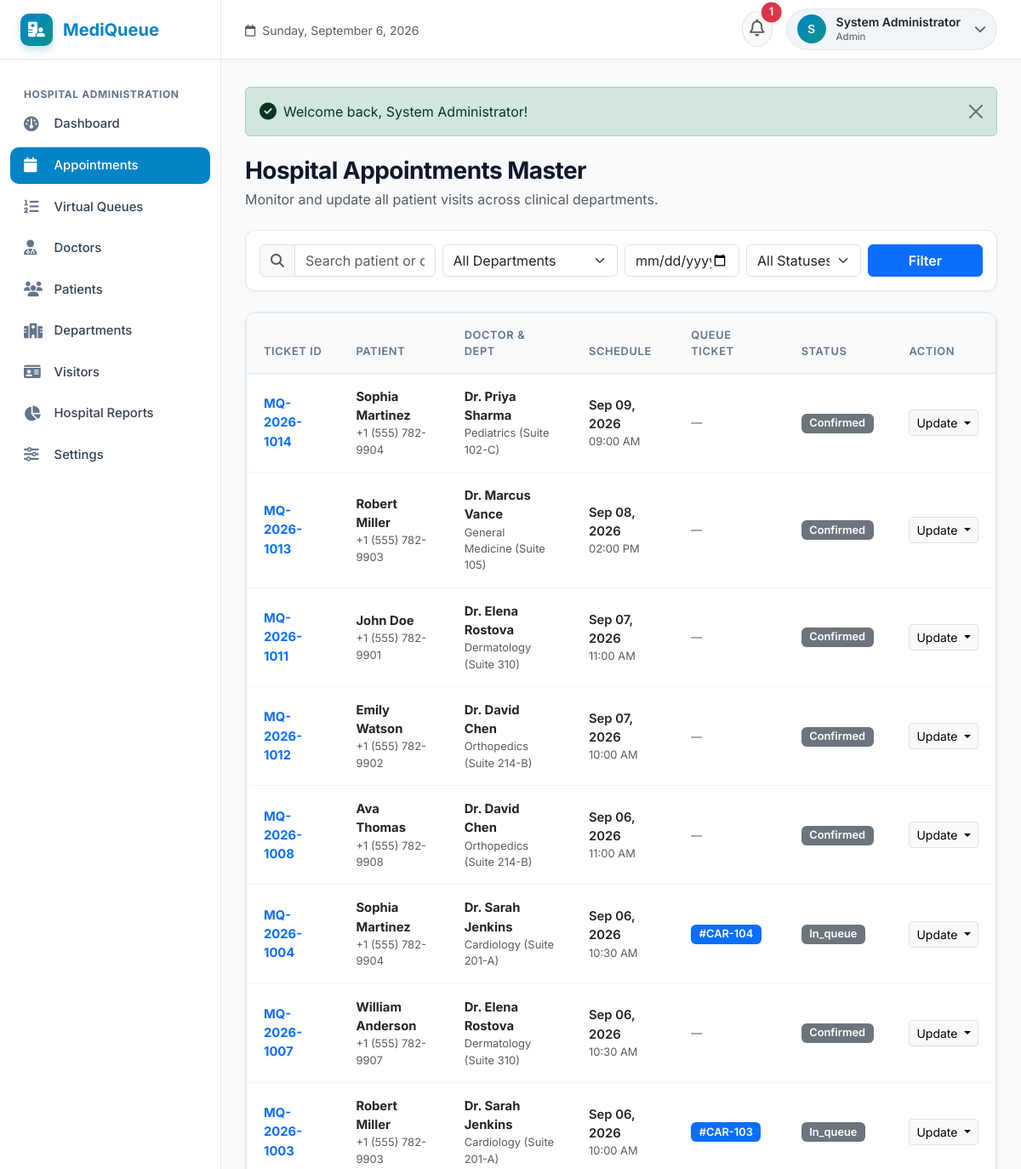
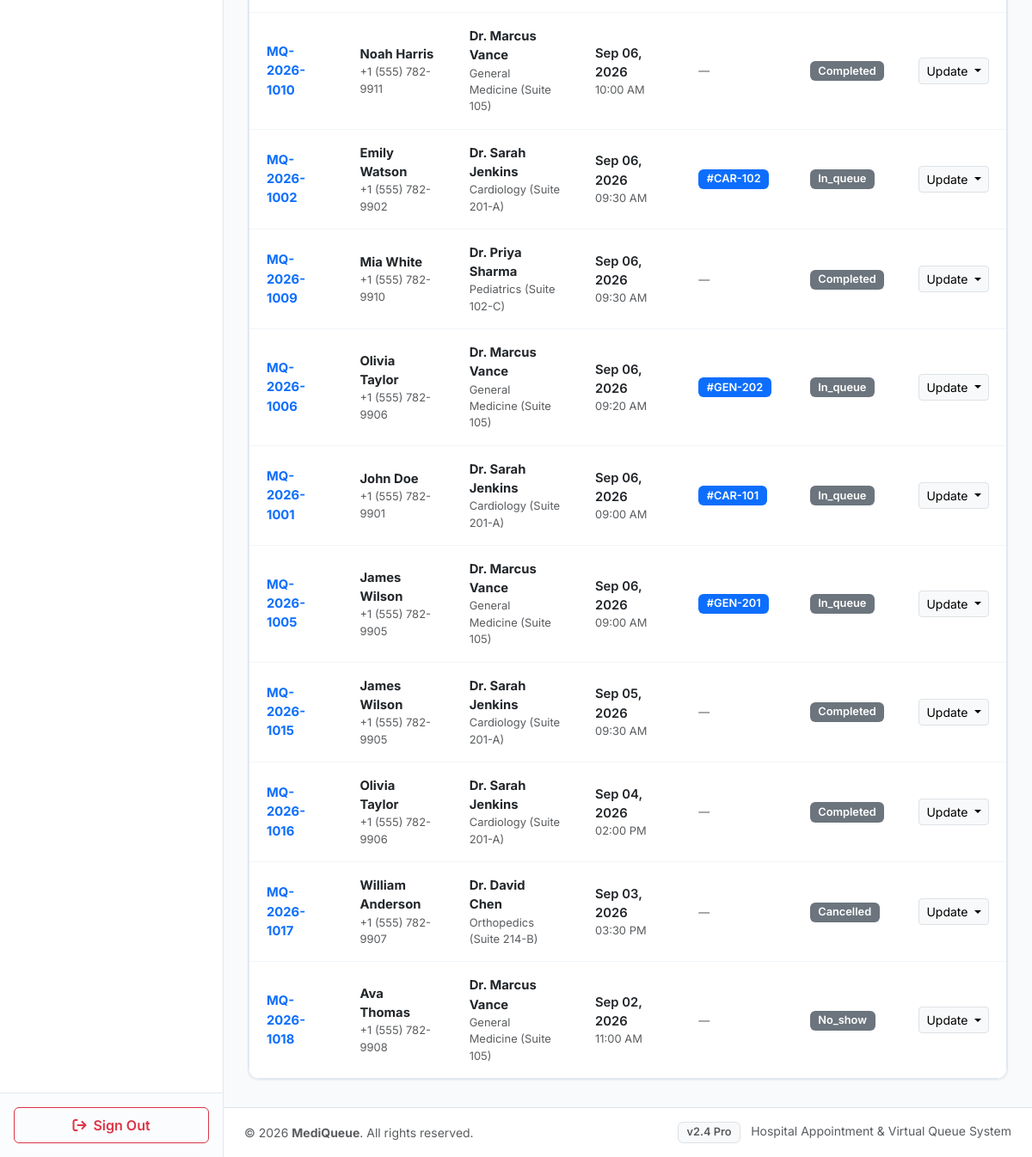
The page /admin/appointments.php (signed in) on the database its author committed (2 pictures, top to bottom).
### tables this page shows
CREATE TABLE `appointments` (
  `id` INT AUTO_INCREMENT PRIMARY KEY,
  `patient_id` INT NOT NULL,
  `doctor_id` INT NOT NULL,
  `appointment_date` DATE NOT NULL,
  `appointment_time` TIME NOT NULL,
  `appointment_number` VARCHAR(50) NOT NULL UNIQUE,
  `status` ENUM('pending', 'confirmed', 'in_queue', 'completed', 'cancelled', 'no_show') DEFAULT 'confirmed',
  `reason` TEXT NULL,
  `created_at` TIMESTAMP DEFAULT CURRENT_TIMESTAMP,
  CONSTRAINT `fk_appoint_patient` FOREIGN KEY (`patient_id`) REFERENCES `patients` (`id`) ON DELETE CASCADE,
  CONSTRAINT `fk_appoint_doctor` FOREIGN KEY (`doctor_id`) REFERENCES `doctors` (`id`) ON DELETE CASCADE,
  INDEX `idx_doc_date_time` (`doctor_id`, `appointment_date`, `appointment_time`)
);

CREATE TABLE `users` (
  `id` INT AUTO_INCREMENT PRIMARY KEY,
  `name` VARCHAR(150) NOT NULL,
  `email` VARCHAR(150) NOT NULL UNIQUE,
  `password` VARCHAR(255) NOT NULL,
  `role` ENUM('patient', 'doctor', 'admin') NOT NULL DEFAULT 'patient',
  `phone` VARCHAR(30) NULL,
  `status` ENUM('active', 'inactive') NOT NULL DEFAULT 'active',
  `avatar` VARCHAR(255) NULL,
  `created_at` TIMESTAMP DEFAULT CURRENT_TIMESTAMP
);

CREATE TABLE `departments` (
  `id` INT AUTO_INCREMENT PRIMARY KEY,
  `department_name` VARCHAR(100) NOT NULL,
  `description` TEXT NULL,
  `icon` VARCHAR(50) DEFAULT 'fa-stethoscope',
  `created_at` TIMESTAMP DEFAULT CURRENT_TIMESTAMP
);

CREATE TABLE `doctors` (
  `id` INT AUTO_INCREMENT PRIMARY KEY,
  `user_id` INT NOT NULL,
  `department_id` INT NOT NULL,
  `specialization` VARCHAR(150) NOT NULL,
  `qualification` VARCHAR(150) NOT NULL,
  `experience_years` INT DEFAULT 5,
  `room_number` VARCHAR(50) DEFAULT 'Room 101',
  `consultation_fee` DECIMAL(10,2) DEFAULT 50.00,
  `status` ENUM('active', 'inactive') DEFAULT 'active',
  `created_at` TIMESTAMP DEFAULT CURRENT_TIMESTAMP,
  CONSTRAINT `fk_doctors_user` FOREIGN KEY (`user_id`) REFERENCES `users` (`id`) ON DELETE CASCADE,
  CONSTRAINT `fk_doctors_dept` FOREIGN KEY (`department_id`) REFERENCES `departments` (`id`) ON DELETE RESTRICT
);

CREATE TABLE `queues` (
  `id` INT AUTO_INCREMENT PRIMARY KEY,
  `appointment_id` INT NOT NULL,
  `patient_id` INT NOT NULL,
  `doctor_id` INT NOT NULL,
  `queue_number` VARCHAR(50) NOT NULL,
  `queue_position` INT NOT NULL DEFAULT 1,
  `estimated_waiting_time` INT NOT NULL DEFAULT 15,
  `status` ENUM('waiting', 'called', 'in_consultation', 'completed', 'cancelled', 'no_show') DEFAULT 'waiting',
  `joined_at` TIMESTAMP DEFAULT CURRENT_TIMESTAMP,
  `called_at` TIMESTAMP NULL DEFAULT NULL,
  `completed_at` TIMESTAMP NULL DEFAULT NULL,
  CONSTRAINT `fk_queue_appointment` FOREIGN KEY (`appointment_id`) REFERENCES `appointments` (`id`) ON DELETE CASCADE,
  CONSTRAINT `fk_queue_patient` FOREIGN KEY (`patient_id`) REFERENCES `patients` (`id`) ON DELETE CASCADE,
  CONSTRAINT `fk_queue_doctor` FOREIGN KEY (`doctor_id`) REFERENCES `doctors` (`id`) ON DELETE CASCADE,
  INDEX `idx_queue_doc_status` (`doctor_id`, `status`)
);

### admin/appointments.php (the view, shortened to what this page needs)
<?php
require_once __DIR__ . '/../includes/functions.php';
$conn = get_db_connection();
$search = trim($_GET['search'] ?? '');
$dateFilter = trim($_GET['date'] ?? '');
$query = "
    SELECT a.*, p.gender, p.blood_group,
           u.name as patient_name, u.phone as patient_phone,
           doc_u.name as doctor_name, dept.department_name, d.room_number,
           q.queue_number, q.status as queue_status
    FROM appointments a
    JOIN patients p ON a.patient_id = p.id
    JOIN users u ON p.user_id = u.id
    JOIN doctors d ON a.doctor_id = d.id
    JOIN users doc_u ON d.user_id = doc_u.id
    JOIN departments dept ON d.department_id = dept.id
    LEFT JOIN queues q ON a.id = q.appointment_id
    WHERE 1=1
";
$params = [];
$query .= " ORDER BY a.appointment_date DESC, a.appointment_time DESC";
$stmt = $conn->prepare($query);
$stmt->execute($params);
$appointments = $stmt->fetchAll();
include __DIR__ . '/../includes/header.php';
?>
<div class="d-flex flex-column flex-md-row justify-content-between align-items-md-center mb-4 gap-3">
    <div>
        <h3 class="fw-bold mb-1">Hospital Appointments Master</h3>
        <p class="text-muted mb-0">Monitor and update all patient visits across clinical departments.</p>
    </div>
</div>
<div class="mq-card p-3 mb-4 bg-white">
    <form action="<?= BASE_URL ?>/admin/appointments.php" method="GET" class="row g-2 align-items-center">
        <div class="col-md-3">
            <div class="input-group">
                <span class="input-group-text bg-light text-muted"><i class="fa-solid fa-magnifying-glass"></i></span>
                <input type="text" name="search" class="form-control" placeholder="Search patient or doctor..." value="<?= htmlspecialchars($search) ?>">
            </div>
        </div>
        <div class="col-md-3">
            <select name="department_id" class="form-select">
                <option value="0">All Departments</option>
            </select>
        </div>
        <div class="col-md-2">
            <input type="date" name="date" class="form-control" value="<?= htmlspecialchars($dateFilter) ?>">
        </div>
        <div class="col-md-2">
            <select name="status" class="form-select">
                <option value="">All Statuses</option>
            </select>
        </div>
        <div class="col-md-2 d-flex gap-1">
            <button type="submit" class="btn btn-primary w-100 fw-semibold">Filter</button>
        </div>
    </form>
</div>
<div class="mq-card p-0 bg-white">
    <div class="mq-table-responsive">
        <table class="table mq-table align-middle">
            <thead>
                <tr>
                    <th>Ticket ID</th>
                    <th>Patient</th>
                    <th>Doctor & Dept</th>
                    <th>Schedule</th>
                    <th>Queue Ticket</th>
                    <th>Status</th>
                    <th>Action</th>
                </tr>
            </thead>
            <tbody>
                <?php if (empty($appointments)): ?>
                    <tr>
                        <td colspan="7" class="text-center py-5 text-muted small">No appointments matching filters.</td>
                    </tr>
                <?php else: ?>
                    <?php foreach ($appointments as $app): ?>
                        <tr>
                            <td>
                                <strong class="text-primary"><?= htmlspecialchars($app['appointment_number']) ?></strong>
                            </td>
                            <td>
                                <div class="fw-bold text-dark"><?= htmlspecialchars($app['patient_name']) ?></div>
                                <div class="text-muted small"><?= htmlspecialchars($app['patient_phone'] ?: 'N/A') ?></div>
                            </td>
                            <td>
                                <div class="fw-bold text-dark"><?= htmlspecialchars($app['doctor_name']) ?></div>
                                <div class="text-muted small"><?= htmlspecialchars($app['department_name']) ?> (<?= htmlspecialchars($app['room_number'] ?: 'Suite 101') ?>)</div>
                            </td>
                            <td>
                                <div class="fw-semibold text-dark"><?= format_date($app['appointment_date']) ?></div>
                                <div class="text-muted small"><?= format_time($app['appointment_time']) ?></div>
                            </td>
                            <td>
                                <?php if ($app['queue_number']): ?>
                                    <span class="badge bg-primary text-white">#<?= htmlspecialchars($app['queue_number']) ?></span>
                                <?php else: ?>
                                    <span class="text-muted small">—</span>
                                <?php endif; ?>
                            </td>
                            <td>
                                <?= get_status_badge($app['status']) ?>
                            </td>
                            <td>
                                <div class="dropdown">
                                    <button class="btn btn-sm btn-light border dropdown-toggle" type="button" data-bs-toggle="dropdown">
                                        Update
                                    </button>
                                </div>
                            </td>
                        </tr>
                    <?php endforeach; ?>
                <?php endif; ?>
            </tbody>
        </table>
    </div>
</div>
<?php include __DIR__ . '/../includes/footer.php'; ?>

### includes/functions.php (shortened to what this page needs)
<?php
function format_date($dateStr) {
    $timestamp = strtotime($dateStr);
    return date('M d, Y', $timestamp);
}
function format_time($timeStr) {
    $timestamp = strtotime($timeStr);
    return date('h:i A', $timestamp);
}
function get_status_badge($status) {
    $status = strtolower(trim((string)$status));
    return $badges[$status] ?? '<span class="badge bg-secondary">' . htmlspecialchars(ucfirst($status)) . '</span>';
}

### assets/css/style.css (style rules this page uses)
:root { --mq-primary: #0284c7; --mq-primary-dark: #0369a1; --mq-primary-light: #e0f2fe; --mq-secondary: #0d9488; --mq-secondary-light: #ccfbf1; --mq-dark: #0f172a; --mq-slate: #334155; --mq-muted: #64748b; --mq-bg: #f8fafc; --mq-card-bg: #ffffff; --mq-border: #e2e8f0; --mq-sidebar-width: 260px; --mq-header-height: 70px; --mq-font-sans: 'Inter', -apple-system, BlinkMacSystemFont, "Segoe UI", Roboto, "Helvetica Neue", Arial, sans-serif; --mq-radius: 12px; --mq-radius-lg: 16px; --mq-shadow-sm: 0 1px 2px 0 rgba(0, 0, 0, 0.05); --mq-shadow: 0 4px 6px -1px rgba(0, 0, 0, 0.06), 0 2px 4px -2px rgba(0, 0, 0, 0.04); --mq-shadow-lg: 0 10px 15px -3px rgba(0, 0, 0, 0.08), 0 4px 6px -4px rgba(0, 0, 0, 0.03); }
body { font-family: var(--mq-font-sans); background-color: var(--mq-bg); color: var(--mq-slate); min-height: 100vh; margin: 0; display: flex; flex-direction: column; }
h1, h2, h3, h4, h5, h6 { color: var(--mq-dark); font-weight: 600; letter-spacing: -0.02em; }
.mq-card { background-color: var(--mq-card-bg); border: 1px solid var(--mq-border); border-radius: var(--mq-radius); box-shadow: var(--mq-shadow-sm); padding: 1.5rem; transition: transform 0.2s ease, box-shadow 0.2s ease; position: relative; overflow: hidden; }
.mq-table-responsive { background: #ffffff; border-radius: var(--mq-radius); border: 1px solid var(--mq-border); overflow-x: auto; }
.mq-table { width: 100%; margin-bottom: 0; vertical-align: middle; }
.mq-table th { background-color: #f8fafc; color: var(--mq-muted); font-weight: 600; font-size: 0.8rem; text-transform: uppercase; letter-spacing: 0.05em; padding: 1rem 1.25rem; border-bottom: 1px solid var(--mq-border); }
.mq-table td { padding: 1rem 1.25rem; border-bottom: 1px solid #f1f5f9; color: var(--mq-slate); font-size: 0.925rem; }
.mq-table tr:last-child td { border-bottom: none; }
.badge { padding: 0.4em 0.75em; font-weight: 600; border-radius: 6px; font-size: 0.8rem; }

### rows shown on the page
appointments: appointment_number "MQ-2026-1014", users.name "Sophia Martinez", users.phone "+1 (555) 782-9904", users.name "Dr. Priya Sharma", departments.department_name "Pediatrics", doctor.room_number "Suite 102-C", appointment_date "Sep 09, 2026", appointment_time "09:00 AM", status "Confirmed"
appointments: appointment_number "MQ-2026-1013", users.name "Robert Miller", users.phone "+1 (555) 782-9903", users.name "Dr. Marcus Vance", departments.department_name "General Medicine", doctor.room_number "Suite 105", appointment_date "Sep 08, 2026", appointment_time "02:00 PM", status "Confirmed"
appointments: appointment_number "MQ-2026-1011", users.name "John Doe", users.phone "+1 (555) 782-9901", users.name "Dr. Elena Rostova", departments.department_name "Dermatology", doctor.room_number "Suite 310", appointment_date "Sep 07, 2026", appointment_time "11:00 AM", status "Confirmed"
appointments: appointment_number "MQ-2026-1012", users.name "Emily Watson", users.phone "+1 (555) 782-9902", users.name "Dr. David Chen", departments.department_name "Orthopedics", doctor.room_number "Suite 214-B", appointment_date "Sep 07, 2026", appointment_time "10:00 AM", status "Confirmed"
appointments: appointment_number "MQ-2026-1008", users.name "Ava Thomas", users.phone "+1 (555) 782-9908", users.name "Dr. David Chen", departments.department_name "Orthopedics", doctor.room_number "Suite 214-B", appointment_date "Sep 06, 2026", appointment_time "11:00 AM", status "Confirmed"
appointments: appointment_number "MQ-2026-1004", users.name "Sophia Martinez", users.phone "+1 (555) 782-9904", users.name "Dr. Sarah Jenkins", departments.department_name "Cardiology", doctor.room_number "Suite 201-A", appointment_date "Sep 06, 2026", appointment_time "10:30 AM", queues.queue_number "CAR-104", status "In_queue"
appointments: appointment_number "MQ-2026-1007", users.name "William Anderson", users.phone "+1 (555) 782-9907", users.name "Dr. Elena Rostova", departments.department_name "Dermatology", doctor.room_number "Suite 310", appointment_date "Sep 06, 2026", appointment_time "10:30 AM", status "Confirmed"
appointments: appointment_number "MQ-2026-1003", users.name "Robert Miller", users.phone "+1 (555) 782-9903", users.name "Dr. Sarah Jenkins", departments.department_name "Cardiology", doctor.room_number "Suite 201-A", appointment_date "Sep 06, 2026", appointment_time "10:00 AM", queues.queue_number "CAR-103", status "In_queue"
appointments: appointment_number "MQ-2026-1010", users.name "Noah Harris", users.phone "+1 (555) 782-9911", users.name "Dr. Marcus Vance", departments.department_name "General Medicine", doctor.room_number "Suite 105", appointment_date "Sep 06, 2026", appointment_time "10:00 AM", status "Completed"
appointments: appointment_number "MQ-2026-1002", users.name "Emily Watson", users.phone "+1 (555) 782-9902", users.name "Dr. Sarah Jenkins", departments.department_name "Cardiology", doctor.room_number "Suite 201-A", appointment_date "Sep 06, 2026", appointment_time "09:30 AM", queues.queue_number "CAR-102", status "In_queue"
appointments: appointment_number "MQ-2026-1009", users.name "Mia White", users.phone "+1 (555) 782-9910", users.name "Dr. Priya Sharma", departments.department_name "Pediatrics", doctor.room_number "Suite 102-C", appointment_date "Sep 06, 2026", appointment_time "09:30 AM", status "Completed"
appointments: appointment_number "MQ-2026-1006", users.name "Olivia Taylor", users.phone "+1 (555) 782-9906", users.name "Dr. Marcus Vance", departments.department_name "General Medicine", doctor.room_number "Suite 105", appointment_date "Sep 06, 2026", appointment_time "09:20 AM", queues.queue_number "GEN-202", status "In_queue"
appointments: appointment_number "MQ-2026-1001", users.name "John Doe", users.phone "+1 (555) 782-9901", users.name "Dr. Sarah Jenkins", departments.department_name "Cardiology", doctor.room_number "Suite 201-A", appointment_date "Sep 06, 2026", appointment_time "09:00 AM", queues.queue_number "CAR-101", status "In_queue"
appointments: appointment_number "MQ-2026-1005", users.name "James Wilson", users.phone "+1 (555) 782-9905", users.name "Dr. Marcus Vance", departments.department_name "General Medicine", doctor.room_number "Suite 105", appointment_date "Sep 06, 2026", appointment_time "09:00 AM", queues.queue_number "GEN-201", status "In_queue"
appointments: appointment_number "MQ-2026-1015", users.name "James Wilson", users.phone "+1 (555) 782-9905", users.name "Dr. Sarah Jenkins", departments.department_name "Cardiology", doctor.room_number "Suite 201-A", appointment_date "Sep 05, 2026", appointment_time "09:30 AM", status "Completed"
appointments: appointment_number "MQ-2026-1016", users.name "Olivia Taylor", users.phone "+1 (555) 782-9906", users.name "Dr. Sarah Jenkins", departments.department_name "Cardiology", doctor.room_number "Suite 201-A", appointment_date "Sep 04, 2026", appointment_time "02:00 PM", status "Completed"
appointments: appointment_number "MQ-2026-1017", users.name "William Anderson", users.phone "+1 (555) 782-9907", users.name "Dr. David Chen", departments.department_name "Orthopedics", doctor.room_number "Suite 214-B", appointment_date "Sep 03, 2026", appointment_time "03:30 PM", status "Cancelled"
appointments: appointment_number "MQ-2026-1018", users.name "Ava Thomas", users.phone "+1 (555) 782-9908", users.name "Dr. Marcus Vance", departments.department_name "General Medicine", doctor.room_number "Suite 105", appointment_date "Sep 02, 2026", appointment_time "11:00 AM", status "No_show"

### other values the page prints
APP_NAME "MediQueue"
$unreadNotifsCount "1"
substr($currentUser['name'] ?? 'U', 0, 1) "S"
$currentUser['name'] "System Administrator"
$currentUser['role'] "Admin"
$flash['message'] "Welcome back, System Administrator!"
